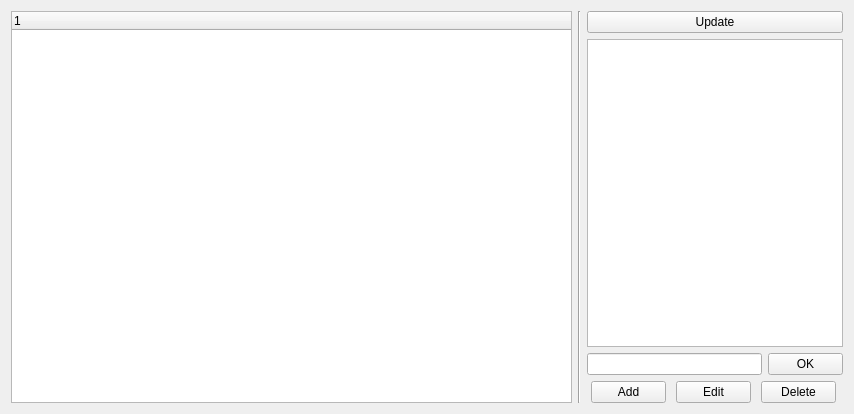
<?xml version="1.0" encoding="UTF-8"?>
<ui version="4.0">
 <class>CNewsListWidget</class>
 <widget class="QWidget" name="CNewsListWidget">
  <property name="geometry">
   <rect>
    <x>0</x>
    <y>0</y>
    <width>854</width>
    <height>414</height>
   </rect>
  </property>
  <property name="windowTitle">
   <string>Form</string>
  </property>
  <layout class="QHBoxLayout" name="horizontalLayout_3">
   <item>
    <widget class="QTreeWidget" name="treeWidget">
     <column>
      <property name="text">
       <string notr="true">1</string>
      </property>
     </column>
    </widget>
   </item>
   <item>
    <widget class="Line" name="line">
     <property name="orientation">
      <enum>Qt::Vertical</enum>
     </property>
    </widget>
   </item>
   <item>
    <layout class="QVBoxLayout" name="verticalLayout">
     <item>
      <widget class="QPushButton" name="Btn_update">
       <property name="text">
        <string>Update</string>
       </property>
      </widget>
     </item>
     <item>
      <widget class="QListView" name="listView">
       <property name="sizePolicy">
        <sizepolicy hsizetype="Minimum" vsizetype="Expanding">
         <horstretch>0</horstretch>
         <verstretch>0</verstretch>
        </sizepolicy>
       </property>
      </widget>
     </item>
     <item>
      <layout class="QHBoxLayout" name="horizontalLayout_2">
       <item>
        <widget class="QLineEdit" name="lineEdit">
         <property name="sizePolicy">
          <sizepolicy hsizetype="Minimum" vsizetype="Fixed">
           <horstretch>0</horstretch>
           <verstretch>0</verstretch>
          </sizepolicy>
         </property>
        </widget>
       </item>
       <item>
        <widget class="QPushButton" name="Btn_OK">
         <property name="maximumSize">
          <size>
           <width>75</width>
           <height>16777215</height>
          </size>
         </property>
         <property name="text">
          <string>OK</string>
         </property>
        </widget>
       </item>
      </layout>
     </item>
     <item>
      <layout class="QHBoxLayout" name="horizontalLayout">
       <item>
        <widget class="QPushButton" name="Btn_add">
         <property name="maximumSize">
          <size>
           <width>75</width>
           <height>16777215</height>
          </size>
         </property>
         <property name="text">
          <string>Add</string>
         </property>
        </widget>
       </item>
       <item>
        <widget class="QPushButton" name="btn_edit">
         <property name="maximumSize">
          <size>
           <width>75</width>
           <height>16777215</height>
          </size>
         </property>
         <property name="text">
          <string>Edit</string>
         </property>
        </widget>
       </item>
       <item>
        <widget class="QPushButton" name="Btn_delete">
         <property name="maximumSize">
          <size>
           <width>75</width>
           <height>16777215</height>
          </size>
         </property>
         <property name="text">
          <string>Delete</string>
         </property>
        </widget>
       </item>
      </layout>
     </item>
    </layout>
   </item>
  </layout>
 </widget>
 <resources/>
 <connections/>
</ui>
